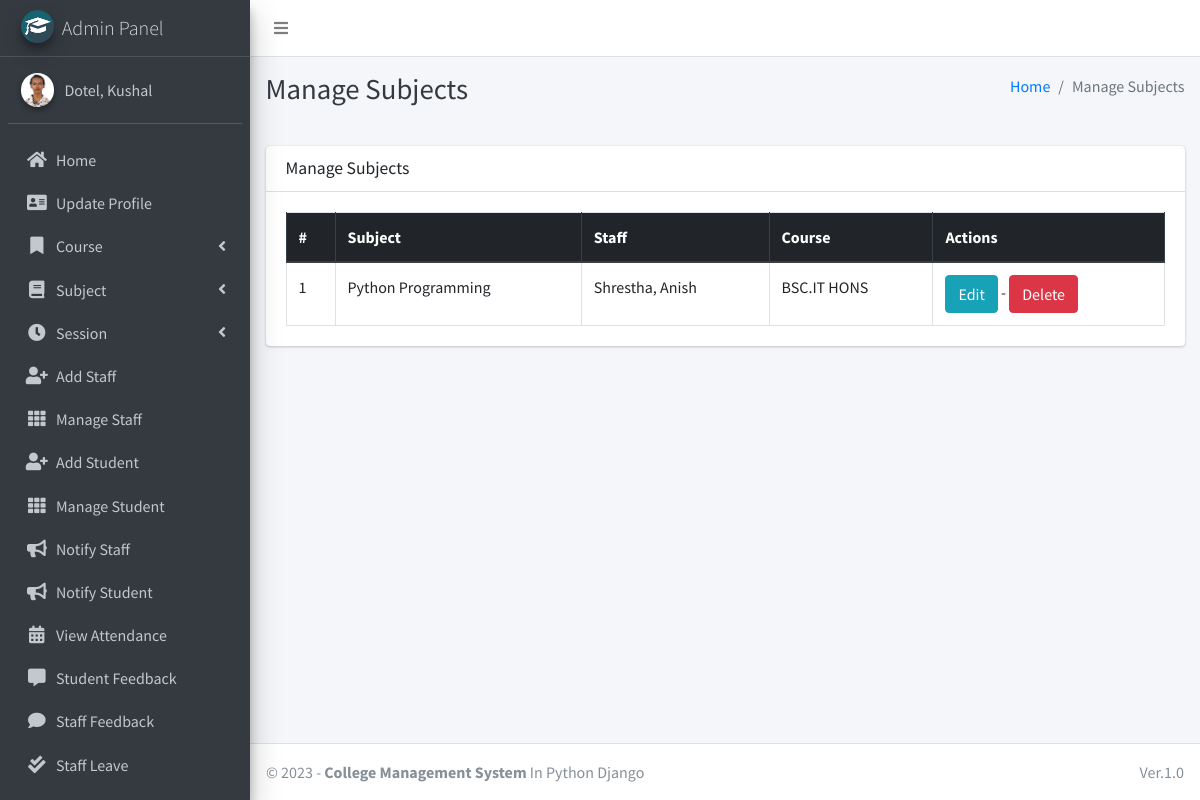
The app's page /subject/manage/ (signed in) with its own data.
### main_app/models.py (models this page shows, shortened)
class CustomUser(AbstractUser):
    USER_TYPE = ((1, "HOD"), (2, "Staff"), (3, "Student"))
    GENDER = [("M", "Male"), ("F", "Female")]
    username = None  # Removed username, using email instead
    email = models.EmailField(unique=True)
    user_type = models.CharField(default=1, choices=USER_TYPE, max_length=1)
    gender = models.CharField(max_length=1, choices=GENDER)
    profile_pic = models.ImageField()
    address = models.TextField()
    fcm_token = models.TextField(default="")  # For firebase notifications
    created_at = models.DateTimeField(auto_now_add=True)
    updated_at = models.DateTimeField(auto_now=True)
    USERNAME_FIELD = "email"
    REQUIRED_FIELDS = []
    objects = CustomUserManager()
    def __str__(self):
        return self.last_name + ", " + self.first_name

class Subject(models.Model):
    name = models.CharField(max_length=120)
    staff = models.ForeignKey(Staff,on_delete=models.CASCADE,)
    course = models.ForeignKey(Course, on_delete=models.CASCADE)
    updated_at = models.DateTimeField(auto_now=True)
    created_at = models.DateTimeField(auto_now_add=True)

class Staff(models.Model):
    course = models.ForeignKey(Course, on_delete=models.DO_NOTHING, null=True, blank=False)
    admin = models.OneToOneField(CustomUser, on_delete=models.CASCADE)

class Course(models.Model):
    name = models.CharField(max_length=120)
    created_at = models.DateTimeField(auto_now_add=True)
    updated_at = models.DateTimeField(auto_now=True)

### main_app/hod_views.py (the view)
# urls.py: path("subject/manage/", hod_views.manage_subject, name='manage_subject'),
def manage_subject(request):
    subjects = Subject.objects.all()
    context = {
        'subjects': subjects,
        'page_title': 'Manage Subjects'
    }
    return render(request, "hod_template/manage_subject.html", context)

### main_app/templates/hod_template/manage_subject.html
{% extends 'main_app/base.html' %}
{% load static %}
{% block page_title %}{{page_title}}{% endblock page_title %}
{% block content %}
<section class="content">
    <div class="container-fluid">
        <div class="row">
            <div class="col-md-12">
                <div class="card">
                    <div class="card-header">
                        <h3 class="card-title">{{page_title}}</h3>
                    </div>
                    <div class="card-body">
                        <table id="example2" class="table table-bordered table-hover">
                            <thead class="thead-dark">
                                <tr>
                                    <th>#</th>
                                    <th>Subject</th>
                                    <th>Staff</th>
                                    <th>Course</th>
                                    <th>Actions</th>
                                </tr>
                            </thead>
                            <tbody>
                                {% for subject in subjects %}
                                <tr>
                                    <td>{{ forloop.counter }}</td>
                                    <td>{{subject.name}}</td>
                                    <td>{{subject.staff.admin}}</td>
                                    <td>{{subject.course.name}}</td>
                                    <td>
                                        <a href="{% url 'edit_subject' subject.id %}" class="btn btn-info">Edit</a> -
                                        <a href="{% url 'delete_subject' subject.id %}" onclick="return confirm('Are you sure you want to delete this ?')" class="btn btn-danger">Delete</a>
                                    </td>
                                </tr>
                                {% endfor %}
                            </tbody>
                        </table>
                    </div>
                </div>
            </div>
        </div>
    </div>
</section>
{% endblock content %}

### main_app/templates/main_app/sidebar_template.html (shortened to what this page needs)
{% load static %}
<aside class="main-sidebar sidebar-dark-info elevation-4">
    {% if request.user.user_type == '1' %}
    <a href="{% url 'admin_home' %}" class="brand-link">
        <img src="{% static 'dist/img/cmsl.png' %} " alt="AdminLTE Logo"
            class="brand-image img-circle elevation-3" >
        <span class="brand-text font-weight-light">Admin Panel</span>
    </a>
    <div class="sidebar">
        <div class="user-panel mt-3 pb-3 mb-3 d-flex">
            <div class="image">
                <img src="{{ request.user.profile_pic}}" class="img-circle elevation-2" alt="User Image">
            </div>
            <div class="info">
                <a href="#" class="d-block">{{user}}</a>
            </div>
        </div>
        <nav class="mt-2">
            <ul class="nav nav-pills nav-sidebar flex-column" data-widget="treeview" role="menu" data-accordion="false">
                <li class="nav-item">
                    {% url 'admin_home' as admin_home %}
                    <a href="{{admin_home}}" class="nav-link {% if admin_home == request.path %} active {% endif %}">
                        <i class="nav-icon fas fa-home"></i>
                        <p>
                            Home
                        </p>
                    </a>
                </li>
                <li class="nav-item">
                    {% url 'admin_view_profile' as admin_view_profile %}
                    <a href="{{admin_view_profile}}"
                        class="nav-link {% if admin_view_profile == request.path %} active {% endif %}">
                        <i class="nav-icon fas fa-address-card"></i>
                        <p>
                            Update Profile
                        </p>
                    </a>
                </li>
                <li class="nav-item has-treeview">
                    <a href="#" class="nav-link">
                        <i class="nav-icon fas fa-bookmark"></i>
                        <p>
                            Course
                            <i class="fas fa-angle-left right"></i>
                        </p>
                    </a>
                </li>
                <li class="nav-item has-treeview">
                    <a href="#" class="nav-link">
                        <i class="nav-icon fas fa-book"></i>
                        <p>
                            Subject
                            <i class="fas fa-angle-left right"></i>
                        </p>
                    </a>
                </li>
                <li class="nav-item has-treeview">
                    <a href="#" class="nav-link">
                        <i class="nav-icon fas fa-clock"></i>
                        <p>
                            Session
                            <i class="fas fa-angle-left right"></i>
                        </p>
                    </a>
                </li>
                <li class="nav-item">
                    {% url 'add_staff' as add_staff %}
                    <a href="{{add_staff}}" class="nav-link {% if add_staff == request.path %} active {% endif %}">
                        <i class="nav-icon fas fa-user-plus"></i>
                        <p>
                            Add Staff
                        </p>
                    </a>
                </li>
                <li class="nav-item">
                    {% url 'manage_staff' as manage_staff %}
                    {% url 'edit_staff' staff_id as edit_staff %}
                    <a href="{{manage_staff}}"
                        class="nav-link {% if manage_staff == request.path or request.path == edit_staff %} active {% endif %}">
                        <i class="nav-icon fas fa-th"></i>
                        <p>
                            Manage Staff
                        </p>
                    </a>
                </li>
                <li class="nav-item">
                    {% url 'add_student' as add_student%}
                    <a href="{{add_student}}" class="nav-link  {% if add_student == request.path %} active {% endif %}">
                        <i class="nav-icon fas fa-user-plus"></i>
                        <p>
                            Add Student
                        </p>
                    </a>
                </li>
                <li class="nav-item">
                    {% url 'manage_student' as manage_student %}
                    {% url 'edit_student' student_id as edit_student %}
                    <a href="{{manage_student}}"
                        class="nav-link  {% if edit_student == request.path or manage_student == request.path %} active {% endif %}">
                        <i class="nav-icon fas fa-th"></i>
                        <p>
                            Manage Student
                        </p>
                    </a>
                </li>
                <li class="nav-item">
                    {% url 'admin_notify_staff' as admin_notify_staff %}
                    <a href="{{admin_notify_staff}}"
                        class="nav-link {% if admin_notify_staff == request.path %} active {% endif %}">
                        <i class="nav-icon fas fa-bullhorn"></i>
                        <p>
                            Notify Staff
                        </p>
                    </a>
                </li>
                <li class="nav-item">
                    {% url 'admin_notify_student' as admin_notify_student %}
                    <a href="{{admin_notify_student}}"
                        class="nav-link {% if admin_notify_student == request.path %} active {% endif %}">
                        <i class="nav-icon fas fa-bullhorn"></i>
                        <p>
                            Notify Student
                        </p>
                    </a>
                </li>
                <li class="nav-item">
                    {% url 'admin_view_attendance' as admin_view_attendance %}
                <li class="nav-item">
                    <a href="{{admin_view_attendance}}"
                        class="nav-link  {% if admin_view_attendance == request.path %} active {% endif %}">
                        <i class="nav-icon fas fa-calendar-alt"></i>
                        <p>
                            View Attendance
                        </p>
                    </a>
                </li>
                <li class="nav-item">
                    {% url 'student_feedback_message' as student_feedback_message %}
                    <a href="{{ student_feedback_message }}"
                        class="nav-link  {% if student_feedback_message == request.path %} active {% endif %}">
                        <i class="nav-icon fas fa-comment-alt"></i>
                        <p>
                            Student Feedback
                        </p>
                    </a>
                </li>
                <li class="nav-item">
                    {% url 'staff_feedback_message' as staff_feedback_message %}
                    <a href="{{staff_feedback_message}}"
                        class="nav-link   {% if staff_feedback_message == request.path %} active {% endif %}">
                        <i class="nav-icon fas fa-comment"></i>
                        <p>
                            Staff Feedback
                        </p>
                    </a>
                </li>
                <li class="nav-item">
                    {% url 'view_staff_leave' as view_staff_leave %}
                    <a href="{{view_staff_leave}}"
                        class="nav-link  {% if view_staff_leave == request.path %} active {% endif %}">
                        <i class="nav-icon fas fa-check-double"></i>
                        <p>
                            Staff Leave
                        </p>
                    </a>
                </li>
                <li class="nav-item">
                    {% url 'view_student_leave' as view_student_leave %}
                    <a href="{% url 'view_student_leave' %}"
                        class="nav-link  {% if view_student_leave == request.path %} active {% endif %}">
                    </a>
                </li>
                                        {% endif %}
                                    </ul>
                                </nav>
                            </div>
</aside>

### records on screen
CustomUser: user.profile_pic (picture), last_name+first_name "Dotel, Kushal"
Subject: name "Python Programming", staff.admin "Shrestha, Anish", course.name "BSC.IT HONS"

### other values on screen
{{ page_title }} "Manage Subjects"
